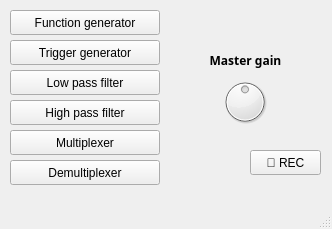
<?xml version="1.0" encoding="UTF-8"?>
<ui version="4.0">
 <class>MainWindow</class>
 <widget class="QMainWindow" name="MainWindow">
  <property name="geometry">
   <rect>
    <x>0</x>
    <y>0</y>
    <width>332</width>
    <height>229</height>
   </rect>
  </property>
  <property name="windowTitle">
   <string>tWatts 3000 - Main panel</string>
  </property>
  <widget class="QWidget" name="centralwidget">
   <widget class="QPushButton" name="func_gen_button">
    <property name="geometry">
     <rect>
      <x>10</x>
      <y>10</y>
      <width>150</width>
      <height>25</height>
     </rect>
    </property>
    <property name="text">
     <string>Function generator</string>
    </property>
   </widget>
   <widget class="QPushButton" name="pushButton">
    <property name="geometry">
     <rect>
      <x>10</x>
      <y>70</y>
      <width>150</width>
      <height>25</height>
     </rect>
    </property>
    <property name="text">
     <string>Low pass filter</string>
    </property>
   </widget>
   <widget class="QLabel" name="label_freq">
    <property name="geometry">
     <rect>
      <x>190</x>
      <y>50</y>
      <width>111</width>
      <height>20</height>
     </rect>
    </property>
    <property name="font">
     <font>
      <family>Tlwg Typo</family>
      <weight>75</weight>
      <bold>true</bold>
     </font>
    </property>
    <property name="text">
     <string>Master gain</string>
    </property>
    <property name="alignment">
     <set>Qt::AlignCenter</set>
    </property>
   </widget>
   <widget class="QDial" name="dial_master_gain">
    <property name="geometry">
     <rect>
      <x>220</x>
      <y>70</y>
      <width>50</width>
      <height>64</height>
     </rect>
    </property>
    <property name="maximum">
     <number>100</number>
    </property>
    <property name="value">
     <number>50</number>
    </property>
   </widget>
   <widget class="QPushButton" name="pushButton_2">
    <property name="geometry">
     <rect>
      <x>10</x>
      <y>100</y>
      <width>150</width>
      <height>25</height>
     </rect>
    </property>
    <property name="text">
     <string>High pass filter</string>
    </property>
   </widget>
   <widget class="QPushButton" name="pushButton_3">
    <property name="geometry">
     <rect>
      <x>10</x>
      <y>40</y>
      <width>150</width>
      <height>25</height>
     </rect>
    </property>
    <property name="text">
     <string>Trigger generator</string>
    </property>
   </widget>
   <widget class="QPushButton" name="pushButton_4">
    <property name="geometry">
     <rect>
      <x>10</x>
      <y>130</y>
      <width>150</width>
      <height>25</height>
     </rect>
    </property>
    <property name="text">
     <string>Multiplexer</string>
    </property>
   </widget>
   <widget class="QPushButton" name="pushButton_5">
    <property name="geometry">
     <rect>
      <x>10</x>
      <y>160</y>
      <width>150</width>
      <height>25</height>
     </rect>
    </property>
    <property name="text">
     <string>Demultiplexer</string>
    </property>
   </widget>
   <widget class="QPushButton" name="rec_button">
    <property name="geometry">
     <rect>
      <x>250</x>
      <y>150</y>
      <width>71</width>
      <height>25</height>
     </rect>
    </property>
    <property name="text">
     <string>🔴 REC</string>
    </property>
    <property name="checkable">
     <bool>true</bool>
    </property>
    <property name="checked">
     <bool>false</bool>
    </property>
   </widget>
  </widget>
  <widget class="QMenuBar" name="menubar">
   <property name="geometry">
    <rect>
     <x>0</x>
     <y>0</y>
     <width>332</width>
     <height>22</height>
    </rect>
   </property>
  </widget>
  <widget class="QStatusBar" name="statusbar"/>
 </widget>
 <resources/>
 <connections/>
</ui>
